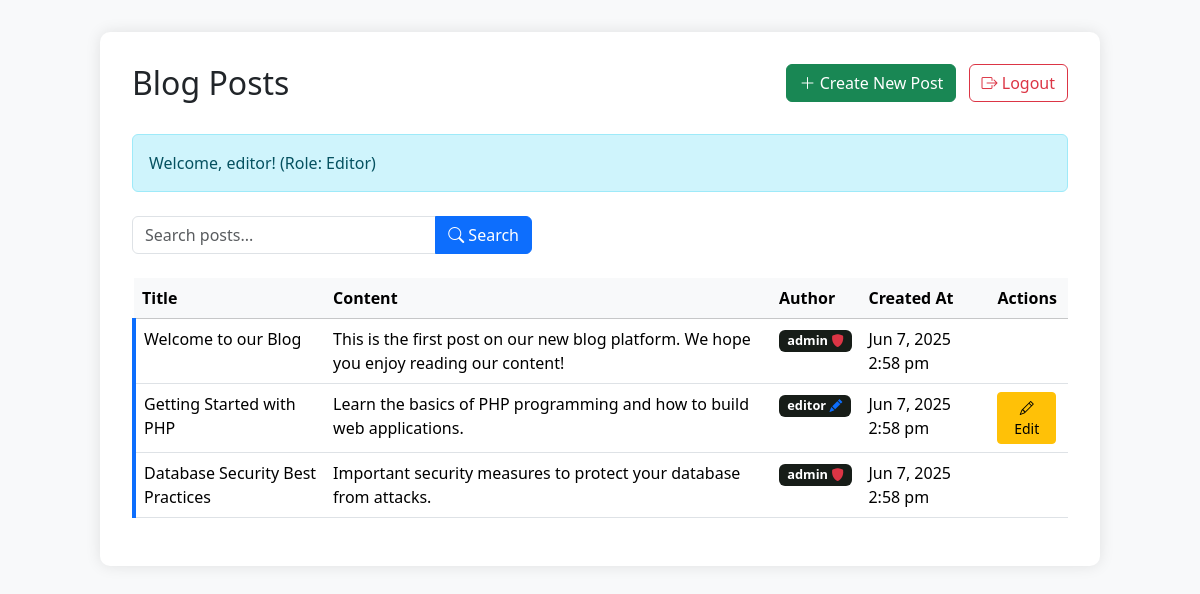
Page /read_posts.php (signed in) on the committed database.
### tables this page shows
CREATE TABLE IF NOT EXISTS posts (
    id INT AUTO_INCREMENT PRIMARY KEY,
    title VARCHAR(255) NOT NULL,
    content TEXT NOT NULL,
    user_id INT NOT NULL,
    created_at DATETIME DEFAULT CURRENT_TIMESTAMP,
    updated_at DATETIME ON UPDATE CURRENT_TIMESTAMP,
    FOREIGN KEY (user_id) REFERENCES users(id) ON DELETE CASCADE
);

CREATE TABLE IF NOT EXISTS users (
    id INT AUTO_INCREMENT PRIMARY KEY,
    username VARCHAR(50) NOT NULL UNIQUE,
    password VARCHAR(255) NOT NULL,
    role ENUM('admin', 'editor', 'user') DEFAULT 'user',
    created_at DATETIME DEFAULT CURRENT_TIMESTAMP,
    updated_at DATETIME ON UPDATE CURRENT_TIMESTAMP
);

### db.php (called while the page is built, shortened)
<?php
function hasPermission(string $requiredRole): bool {
    $userRole = $_SESSION['user_role'] ?? getUserRole($_SESSION['user_id']);
    $roleHierarchy = ['admin' => 2, 'editor' => 1, 'user' => 0];
    return ($roleHierarchy[$userRole] ?? 0) >= $roleHierarchy[$requiredRole];
}
?>

### read_posts.php (the view, shortened to what this page needs)
<?php
require 'db.php';
$search = isset($_GET['search']) ? sanitizeInput($_GET['search']) : '';
$where = '';
$params = [];
$perPage = 5;
$page = isset($_GET['page']) ? max(1, intval($_GET['page'])) : 1;
$offset = ($page - 1) * $perPage;
$query = "SELECT p.*, u.username, u.role as user_role FROM posts p JOIN users u ON p.user_id = u.id $where ORDER BY p.created_at DESC LIMIT ? OFFSET ?";
$stmt = $pdo->prepare($query);
$paramsWithLimit = array_merge($params, [$perPage, $offset]);
$stmt->execute($paramsWithLimit);
$posts = $stmt->fetchAll();
?>
<!DOCTYPE html>
<html lang="en">
<head>
    <link href="https://cdn.jsdelivr.net/npm/bootstrap@5.3.3/dist/css/bootstrap.min.css" rel="stylesheet">
    <link rel="stylesheet" href="https://cdn.jsdelivr.net/npm/bootstrap-icons@1.11.1/font/bootstrap-icons.css">
</head>
<body>
<div class="container-custom">
    <div class="d-flex justify-content-between mb-4">
        <h2>Blog Posts</h2>
        <div>
            <?php if (hasPermission('editor')): ?>
                <a href="create_post.php" class="btn btn-success me-2">
                    <i class="bi bi-plus-lg"></i> Create New Post
                </a>
            <?php endif; ?>
            <a href="logout.php" class="btn btn-outline-danger">
                <i class="bi bi-box-arrow-right"></i> Logout
            </a>
        </div>
    </div>
    <div class="alert alert-info mb-4">
        Welcome, <?= htmlspecialchars($_SESSION['username'] ?? 'User') ?>!
        (Role: <?= htmlspecialchars(ucfirst($_SESSION['user_role'] ?? 'user')) ?>)
    </div>
    <form method="GET" class="mb-4">
        <div class="input-group search-box">
            <input type="text" name="search" class="form-control" placeholder="Search posts..." value="<?= htmlspecialchars($search) ?>">
            <button class="btn btn-primary" type="submit">
                <i class="bi bi-search"></i> Search
            </button>
        </div>
    </form>
    <div class="table-responsive">
        <table class="table table-hover">
            <thead class="table-light">
                <tr>
                    <th>Title</th>
                    <th>Content</th>
                    <th>Author</th>
                    <th>Created At</th>
                    <th>Actions</th>
                </tr>
            </thead>
            <tbody>
                <?php if (empty($posts)): ?>
                    <tr>
                        <td colspan="5" class="text-center py-4">
                            <?= empty($search) ? 'No posts found.' : 'No posts match your search.' ?>
                        </td>
                    </tr>
                <?php else: ?>
                    <?php foreach ($posts as $post): ?>
                    <tr class="post-card">
                        <td><?= htmlspecialchars($post['title']) ?></td>
                        <td><?= htmlspecialchars(substr($post['content'], 0, 100)) . (strlen($post['content']) > 100 ? '...' : '') ?></td>
                        <td>
                            <span class="badge author-badge">
                                <?= htmlspecialchars($post['username']) ?>
                                <?php if ($post['user_role'] === 'admin'): ?>
                                    <i class="bi bi-shield-fill text-danger"></i>
                                <?php elseif ($post['user_role'] === 'editor'): ?>
                                    <i class="bi bi-pencil-fill text-primary"></i>
                                <?php endif; ?>
                            </span>
                        </td>
                        <td><?= date('M j, Y g:i a', strtotime($post['created_at'])) ?></td>
                        <td>
                            <?php if ($post['user_id'] == $_SESSION['user_id'] || hasPermission('admin')): ?>
                                <a href="update_post.php?id=<?= $post['id'] ?>" class="btn btn-sm btn-warning me-1">
                                    <i class="bi bi-pencil"></i> Edit
                                </a>
                            <?php endif; ?>
                        </td>
                    </tr>
                    <?php endforeach; ?>
                <?php endif; ?>
            </tbody>
        </table>
    </div>
</div>
</body>
</html>

### read_posts.php (style rules this page uses)
body { padding: 2rem; background-color: #f8f9fa; }
.container-custom { max-width: 1000px; margin: auto; background: white; padding: 2rem; border-radius: 10px; box-shadow: 0 0 15px rgba(0,0,0,0.1); }
.post-card { border-left: 4px solid #0d6efd; transition: transform 0.2s; }
.search-box { max-width: 400px; }
.author-badge { font-size: 0.8rem; background-color:rgb(23, 29, 24); }

### rows in the picture
posts: title "Welcome to our Blog", content "This is the first post on our new blog platform. We hope you enjoy reading our content!", user.username "admin", created_at "Jun 7, 2025 2:58 pm"
posts: title "Getting Started with PHP", content "Learn the basics of PHP programming and how to build web applications.", user.username "editor", created_at "Jun 7, 2025 2:58 pm"
posts: title "Database Security Best Practices", content "Important security measures to protect your database from attacks.", user.username "admin", created_at "Jun 7, 2025 2:58 pm"

### other values in the picture
$_SESSION['username'] "editor"
$_SESSION['user_role'] "Editor"
